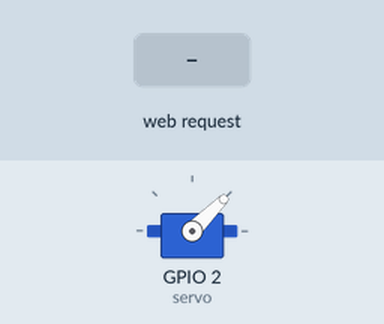
Simulated run of this sketch. Board: ESP8266 (NodeMCU). On the bench: servo. Inputs (shaded band) come from the test bench. WiFi joins after 1.5 s; servers stay silent unless stated; what the sketch prints to the serial monitor is not drawn.

Above: at 2.7 s.
2.8 s: HTTP request GET /servoleft received
At 3.7 s:
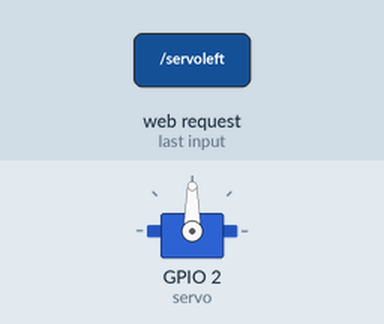
4.3 s: HTTP request GET /servoright received
At 4.8 s:
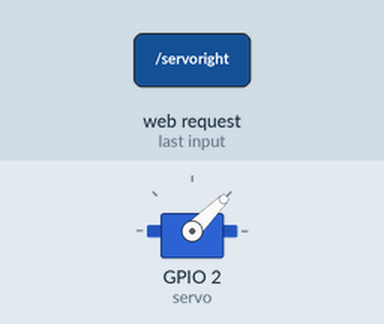
Timing chart, 0 to 7.3 s (numbered marks = the images above; inputs shaded):
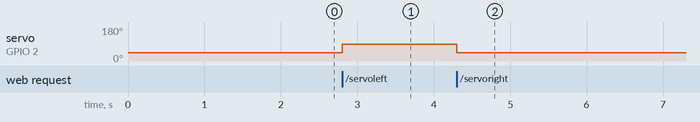

The sketch:

Bladelessfantest.ino
```cpp
/*
 * Connects the ESP8266 NodeMCU board to wifi and prints the IP address
 *
 */

#include "ESP8266WiFi.h"
#include <Servo.h>

// WiFi parameters to be configured
const char* ssid = "Looking for plans"; // Write here your router's username
const char* password = "4973190901"; // Write here your router's passward

Servo servo; //create servo object

//int ledPin = 2; // GPIO2 of ESP8266
WiFiServer server(80);//Service Port

void setup(void)
{
  Serial.begin(9600);

  delay(10);

  pinMode(2, OUTPUT);
  //digitalWrite(ledPin, LOW);

  //initialise servo
  servo.attach(2);
  servo.write(45);

  // Connect to WiFi
  WiFi.begin(ssid, password);

  // while wifi not connected yet, print '.'
  // then after it connected, get out of the loop
  while (WiFi.status() != WL_CONNECTED) {
     delay(500);
     Serial.print(".");
  }
  //print a new line, then print WiFi connected and the IP address
  Serial.println("");
  Serial.println("WiFi connected");
  // Print the IP address
  Serial.println(WiFi.localIP());

  // Start the server
server.begin();
Serial.println("Server started");

// Print the IP address
Serial.print("Use this URL to connect: ");
Serial.print("http://");
Serial.print(WiFi.localIP());
Serial.println("/");
}

void loop() {
// Check if a client has connected
WiFiClient client = server.available();
if (!client) {
return;
}

// Wait until the client sends some data
Serial.println("new client");
while(!client.available()){
delay(1);
}

// Read the first line of the request
String request = client.readStringUntil('\r');
Serial.println(request);
client.flush();

// Match the request

int value = LOW;
if (request.indexOf("/servoleft") != -1) {
  servo.write(90);
//digitalWrite(ledPin, HIGH);
//value = HIGH;
}
if (request.indexOf("/servoright") != -1){
  servo.write(45);
//digitalWrite(ledPin, LOW);
//value = LOW;
}

//Set ledPin according to the request
//digitalWrite(ledPin, value);

// Return the response
client.println("HTTP/1.1 200 OK");
client.println("Content-Type: text/html");
client.println(""); //  do not forget this one
client.println("<!DOCTYPE HTML>");
client.println("<html>");

client.print("Led pin is now: ");

if(value == HIGH) {
client.print("On");
} else {
client.print("Off");
}
client.println("<br><br>");
client.println("Click <a href=\"/servoleft\">here</a> turn the LED on pin 2 ON<br>");
client.println("Click <a href=\"/servoright\">here</a> turn the LED on pin 2 OFF<br>");
client.println("</html>");

delay(1);
Serial.println("Client disconnected");
Serial.println("");
}
```

Measured:
- after the input at 2.8 s, servo on GPIO 2 (servo): 45° → 90° at once
- after the input at 4.3 s, servo on GPIO 2 (servo): 90° → 45° at once
